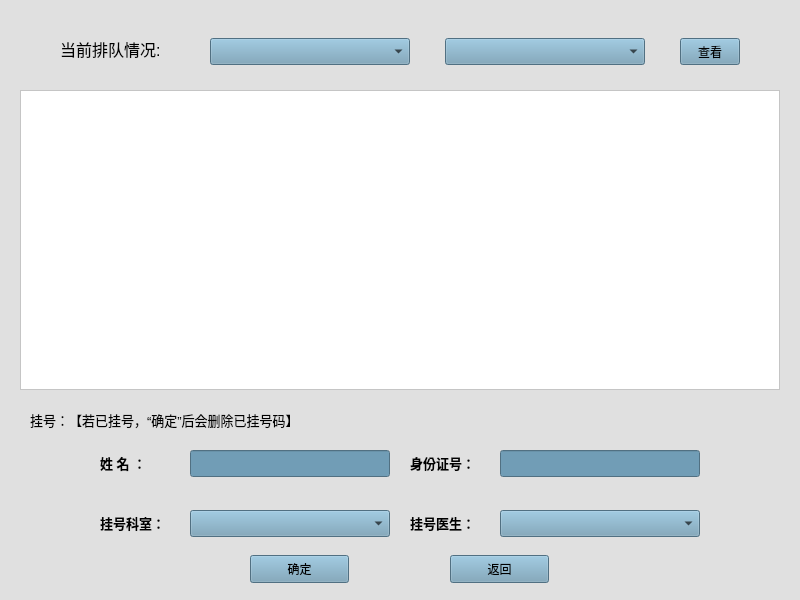
<?xml version="1.0" encoding="UTF-8"?>
<ui version="4.0">
 <class>Patient</class>
 <widget class="QWidget" name="Patient">
  <property name="geometry">
   <rect>
    <x>0</x>
    <y>0</y>
    <width>800</width>
    <height>600</height>
   </rect>
  </property>
  <property name="minimumSize">
   <size>
    <width>800</width>
    <height>600</height>
   </size>
  </property>
  <property name="maximumSize">
   <size>
    <width>800</width>
    <height>600</height>
   </size>
  </property>
  <property name="windowTitle">
   <string>Form</string>
  </property>
  <property name="styleSheet">
   <string notr="true">background-color:rgb(224,224,224);</string>
  </property>
  <widget class="QComboBox" name="DepartmentComboBox">
   <property name="geometry">
    <rect>
     <x>210</x>
     <y>38</y>
     <width>200</width>
     <height>27</height>
    </rect>
   </property>
   <property name="styleSheet">
    <string notr="true">background-color:rgb(113,157,182);
color:rgb(0,0,0);</string>
   </property>
  </widget>
  <widget class="QComboBox" name="DoctorComboBox">
   <property name="geometry">
    <rect>
     <x>445</x>
     <y>38</y>
     <width>200</width>
     <height>27</height>
    </rect>
   </property>
   <property name="styleSheet">
    <string notr="true">background-color:rgb(113,157,182);
color:rgb(0,0,0);</string>
   </property>
  </widget>
  <widget class="QLabel" name="label_2">
   <property name="geometry">
    <rect>
     <x>60</x>
     <y>20</y>
     <width>125</width>
     <height>59</height>
    </rect>
   </property>
   <property name="styleSheet">
    <string notr="true">background-color:rgb(224,224,224);
color:rgb(0,0,0);</string>
   </property>
   <property name="text">
    <string>&lt;html&gt;&lt;head/&gt;&lt;body&gt;&lt;p&gt;&lt;span style=&quot; font-size:12pt;&quot;&gt;当前排队情况:&lt;/span&gt;&lt;/p&gt;&lt;/body&gt;&lt;/html&gt;</string>
   </property>
  </widget>
  <widget class="QLabel" name="label">
   <property name="geometry">
    <rect>
     <x>30</x>
     <y>410</y>
     <width>361</width>
     <height>19</height>
    </rect>
   </property>
   <property name="styleSheet">
    <string notr="true">background-color:rgb(224,224,224);
color:rgb(0,0,0);</string>
   </property>
   <property name="text">
    <string>&lt;html&gt;&lt;head/&gt;&lt;body&gt;&lt;p&gt;&lt;span style=&quot; font-size:10pt;&quot;&gt;挂号：【若已挂号，“确定”后会删除已挂号码】&lt;/span&gt;&lt;/p&gt;&lt;/body&gt;&lt;/html&gt;</string>
   </property>
  </widget>
  <widget class="QComboBox" name="RDepartmentComboBox">
   <property name="geometry">
    <rect>
     <x>190</x>
     <y>510</y>
     <width>200</width>
     <height>27</height>
    </rect>
   </property>
   <property name="styleSheet">
    <string notr="true">background-color:rgb(113,157,182);
color:rgb(0,0,0);</string>
   </property>
  </widget>
  <widget class="QComboBox" name="RDoctorComboBox">
   <property name="geometry">
    <rect>
     <x>500</x>
     <y>510</y>
     <width>200</width>
     <height>27</height>
    </rect>
   </property>
   <property name="styleSheet">
    <string notr="true">background-color:rgb(113,157,182);
color:rgb(0,0,0);</string>
   </property>
  </widget>
  <widget class="QLineEdit" name="NameLineEdit">
   <property name="geometry">
    <rect>
     <x>190</x>
     <y>450</y>
     <width>200</width>
     <height>27</height>
    </rect>
   </property>
   <property name="styleSheet">
    <string notr="true">background-color:rgb(113,157,182);
color:rgb(0,0,0);</string>
   </property>
  </widget>
  <widget class="QLineEdit" name="IDLineEdit">
   <property name="geometry">
    <rect>
     <x>500</x>
     <y>450</y>
     <width>200</width>
     <height>27</height>
    </rect>
   </property>
   <property name="styleSheet">
    <string notr="true">background-color:rgb(113,157,182);
color:rgb(0,0,0);</string>
   </property>
  </widget>
  <widget class="QLabel" name="label_3">
   <property name="geometry">
    <rect>
     <x>100</x>
     <y>453</y>
     <width>71</width>
     <height>19</height>
    </rect>
   </property>
   <property name="styleSheet">
    <string notr="true">background-color:rgb(224,224,224);
color:rgb(0,0,0);</string>
   </property>
   <property name="text">
    <string>&lt;html&gt;&lt;head/&gt;&lt;body&gt;&lt;p&gt;&lt;span style=&quot; font-size:10pt; font-weight:700;&quot;&gt;姓   名   ：&lt;/span&gt;&lt;/p&gt;&lt;/body&gt;&lt;/html&gt;</string>
   </property>
  </widget>
  <widget class="QLabel" name="label_4">
   <property name="geometry">
    <rect>
     <x>410</x>
     <y>453</y>
     <width>81</width>
     <height>19</height>
    </rect>
   </property>
   <property name="styleSheet">
    <string notr="true">background-color:rgb(224,224,224);
color:rgb(0,0,0);</string>
   </property>
   <property name="text">
    <string>&lt;html&gt;&lt;head/&gt;&lt;body&gt;&lt;p&gt;&lt;span style=&quot; font-size:10pt; font-weight:700;&quot;&gt;身份证号：&lt;/span&gt;&lt;/p&gt;&lt;/body&gt;&lt;/html&gt;</string>
   </property>
  </widget>
  <widget class="QLabel" name="label_5">
   <property name="geometry">
    <rect>
     <x>100</x>
     <y>513</y>
     <width>81</width>
     <height>19</height>
    </rect>
   </property>
   <property name="styleSheet">
    <string notr="true">background-color:rgb(224,224,224);
color:rgb(0,0,0);</string>
   </property>
   <property name="text">
    <string>&lt;html&gt;&lt;head/&gt;&lt;body&gt;&lt;p&gt;&lt;span style=&quot; font-size:10pt; font-weight:700;&quot;&gt;挂号科室：&lt;/span&gt;&lt;/p&gt;&lt;/body&gt;&lt;/html&gt;</string>
   </property>
  </widget>
  <widget class="QLabel" name="label_6">
   <property name="geometry">
    <rect>
     <x>410</x>
     <y>513</y>
     <width>81</width>
     <height>19</height>
    </rect>
   </property>
   <property name="styleSheet">
    <string notr="true">background-color:rgb(224,224,224);
color:rgb(0,0,0);</string>
   </property>
   <property name="text">
    <string>&lt;html&gt;&lt;head/&gt;&lt;body&gt;&lt;p&gt;&lt;span style=&quot; font-size:10pt; font-weight:700;&quot;&gt;挂号医生：&lt;/span&gt;&lt;/p&gt;&lt;/body&gt;&lt;/html&gt;</string>
   </property>
  </widget>
  <widget class="QPushButton" name="OKPushButton">
   <property name="geometry">
    <rect>
     <x>250</x>
     <y>555</y>
     <width>99</width>
     <height>28</height>
    </rect>
   </property>
   <property name="styleSheet">
    <string notr="true">background-color:rgb(113,157,182);
color:rgb(0,0,0);</string>
   </property>
   <property name="text">
    <string>确定</string>
   </property>
  </widget>
  <widget class="QPushButton" name="ReturnPushButton">
   <property name="geometry">
    <rect>
     <x>450</x>
     <y>555</y>
     <width>99</width>
     <height>28</height>
    </rect>
   </property>
   <property name="styleSheet">
    <string notr="true">background-color:rgb(113,157,182);
color:rgb(0,0,0);</string>
   </property>
   <property name="text">
    <string>返回</string>
   </property>
  </widget>
  <widget class="QPushButton" name="CheckPushButton">
   <property name="geometry">
    <rect>
     <x>680</x>
     <y>38</y>
     <width>60</width>
     <height>27</height>
    </rect>
   </property>
   <property name="styleSheet">
    <string notr="true">background-color:rgb(113,157,182);
color:rgb(0,0,0);</string>
   </property>
   <property name="text">
    <string>查看</string>
   </property>
  </widget>
  <widget class="QListView" name="PatientListView">
   <property name="geometry">
    <rect>
     <x>20</x>
     <y>90</y>
     <width>760</width>
     <height>300</height>
    </rect>
   </property>
   <property name="styleSheet">
    <string notr="true">background-color:rgb(255,255,255);
color:rgb(0,0,0);</string>
   </property>
  </widget>
 </widget>
 <resources/>
 <connections/>
</ui>
